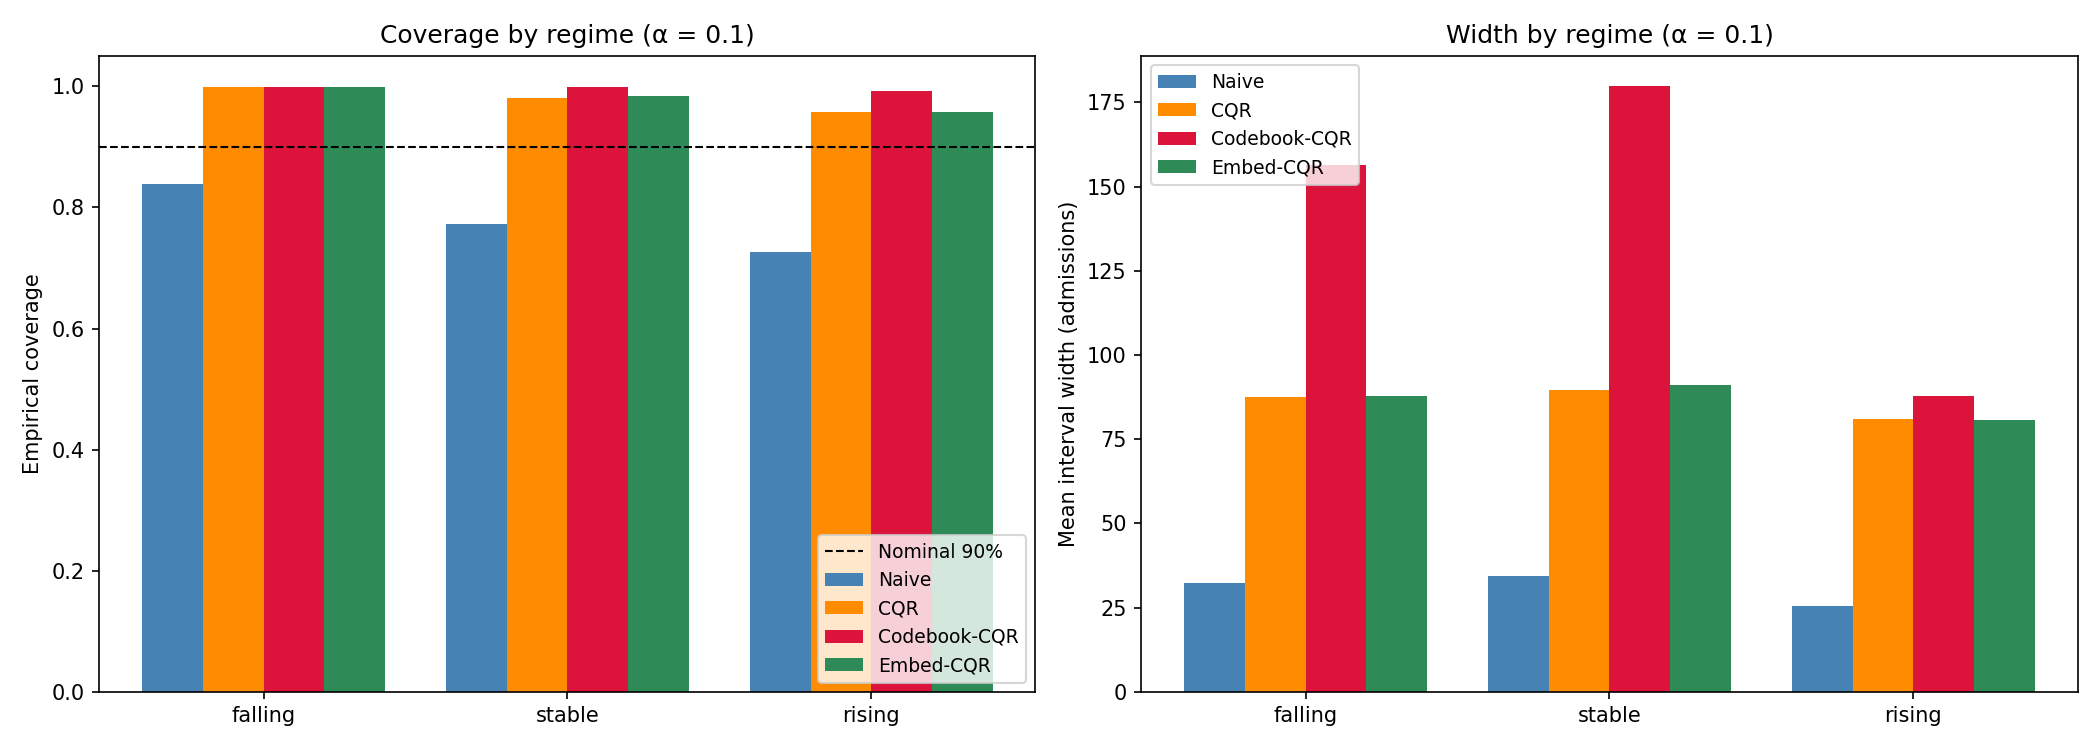

This chart was generated by the following Python code:
"""
Regime stratification (Experiment E2).

For a single α level, classify each test window by its recent dynamics
(falling / stable / rising) and report coverage and width per regime per method.

The thesis this supports:

  Plain CQR applies the same scalar correction Q̂ to every test point.
  Structure-aware methods (Codebook-CQR, Embed-CQR) adapt the effective
  correction based on what the model "knows" about the test context.
  We expect them to be tighter in *stable* regimes (where Chronos is
  confident and right) and to maintain coverage in *rising* / *falling*
  regimes (where surges and reversals make uncertainty larger).

Output
------
  regime_data.npz          — cached per-window (lo, hi, futures, regimes)
                              so reruns skip the expensive model passes.
  regime_table.csv         — coverage and width per (method, regime).
  regime_analysis.png      — coverage and width bar charts per regime.

Usage
-----
    python regime_analysis.py
    python regime_analysis.py --reset   # ignore cache and recompute
"""

import argparse
import os
import numpy as np
import torch
import matplotlib
matplotlib.use("Agg")
import matplotlib.pyplot as plt
import pandas as pd
from chronos import BaseChronosPipeline

from covid_dataset import load_hosp_wide, split_wide, to_tensor_list, make_all_windows
import method_naive
import method_cqr
import method_codebook_cqr
import method_embed_cqr
import evaluate

# ---------------------------------------------------------------------------
# Config
# ---------------------------------------------------------------------------

ALPHA       = 0.10
MODEL_ID    = "amazon/chronos-t5-small"
CONTEXT_LEN = 60
PRED_LEN    = 14
STRIDE      = 7
NUM_SAMPLES = 100
BATCH_SIZE  = 32

# Slope threshold: normalized daily change. 0.02 = 2% per day.
SLOPE_THRESH = 0.02
LOOKBACK     = 14

CACHE_PATH = "regime_data.npz"
TABLE_PATH = "regime_table.csv"
PLOT_PATH  = "regime_analysis.png"

REGIMES_ORDER = ["falling", "stable", "rising"]


# ---------------------------------------------------------------------------
# Regime tagger
# ---------------------------------------------------------------------------

def tag_regimes(contexts: np.ndarray, lookback: int = LOOKBACK,
                thresh: float = SLOPE_THRESH) -> np.ndarray:
    """
    Classify each context window by the slope of its last `lookback` days,
    normalized by the recent mean (so the threshold is in % per day).

      rising   :  slope / mean >  thresh
      falling  :  slope / mean < -thresh
      stable   :  |slope / mean| ≤ thresh

    Parameters
    ----------
    contexts : (N, context_len)
    lookback : how many recent days to fit the slope on
    thresh   : normalized slope threshold (units: per day)

    Returns
    -------
    regimes : (N,) string array
    """
    N = contexts.shape[0]
    slopes = np.zeros(N)

    for i in range(N):
        recent = contexts[i, -lookback:]
        valid  = ~np.isnan(recent)
        if valid.sum() < 3:
            continue
        x = np.arange(lookback)[valid].astype(float)
        y = recent[valid]
        m = y.mean()
        if m > 0:
            slopes[i] = np.polyfit(x, y, 1)[0] / m

    return np.where(slopes < -thresh, "falling",
            np.where(slopes >  thresh, "rising", "stable"))


# ---------------------------------------------------------------------------
# Stratified metrics
# ---------------------------------------------------------------------------

def stratified_metrics(lo, hi, futures, regimes) -> list[dict]:
    rows = []
    for reg in REGIMES_ORDER:
        mask = (regimes == reg)
        if mask.sum() == 0:
            rows.append({"regime": reg, "n": 0,
                         "coverage": np.nan, "width": np.nan})
            continue
        covered = (futures[mask] >= lo[mask]) & (futures[mask] <= hi[mask])
        rows.append({
            "regime":   reg,
            "n":        int(mask.sum()),
            "coverage": float(covered.mean()),
            "width":    float((hi[mask] - lo[mask]).mean()),
        })
    return rows


# ---------------------------------------------------------------------------
# Data + model
# ---------------------------------------------------------------------------

def run_all_methods(pipeline, cal_ctx, cal_fut, test_ctx, test_fut,
                    cal_embs, test_embs):
    """
    Run all four methods at the configured ALPHA. Returns dict
    method_name -> (lo, hi).
    """
    out = {}

    print("  Naive ...")
    lo, hi, _ = evaluate.run_naive(pipeline, test_ctx, test_fut, ALPHA)
    out["Naive"] = (lo, hi)

    print("  CQR ...")
    lo, hi, _ = evaluate.run_cqr(pipeline, cal_ctx, cal_fut, test_ctx, test_fut, ALPHA)
    out["CQR"] = (lo, hi)

    print("  Codebook-CQR ...")
    lo, hi, _ = evaluate.run_codebook_cqr(pipeline, cal_ctx, cal_fut, test_ctx, test_fut, ALPHA)
    out["Codebook-CQR"] = (lo, hi)

    print("  Embed-CQR ...")
    lo, hi, _ = evaluate.run_embed_cqr(
        pipeline, cal_ctx, cal_fut, test_ctx, test_fut,
        cal_embs, test_embs, ALPHA
    )
    out["Embed-CQR"] = (lo, hi)

    return out


def load_or_run(reset: bool):
    """Load cached per-window arrays, or recompute if cache missing or --reset."""
    if not reset and os.path.exists(CACHE_PATH):
        print(f"Loading cache: {CACHE_PATH}")
        data = np.load(CACHE_PATH, allow_pickle=True)
        results = {}
        for k in data.files:
            if k.endswith("_lo"):
                m = k[:-3]
                results[m] = (data[f"{m}_lo"], data[f"{m}_hi"])
        return results, data["futures"], data["regimes"]

    print("Loading data ...")
    wide = load_hosp_wide()
    _, cal_wide, test_wide = split_wide(wide)

    cal_tensors  = to_tensor_list(cal_wide)
    test_tensors = to_tensor_list(test_wide)
    cal_ctx,  cal_fut  = make_all_windows(cal_tensors,  CONTEXT_LEN, PRED_LEN, stride=STRIDE)
    test_ctx, test_fut = make_all_windows(test_tensors, CONTEXT_LEN, PRED_LEN, stride=STRIDE)
    print(f"Test windows: {test_ctx.shape[0]}")

    regimes = tag_regimes(test_ctx.numpy())
    counts  = pd.Series(regimes).value_counts().to_dict()
    print(f"Regime counts: {counts}")

    print(f"\nLoading Chronos: {MODEL_ID}")
    pipeline = BaseChronosPipeline.from_pretrained(
        MODEL_ID, device_map="auto", torch_dtype=torch.float32,
    )

    print("Computing embeddings ...")
    cal_embs  = method_embed_cqr.get_embeddings(pipeline, cal_ctx)
    test_embs = method_embed_cqr.get_embeddings(pipeline, test_ctx)

    print("Running methods ...")
    results = run_all_methods(pipeline, cal_ctx, cal_fut, test_ctx, test_fut,
                              cal_embs, test_embs)
    fut_np = test_fut.numpy()

    save_kwargs = {"futures": fut_np, "regimes": regimes}
    for m, (lo, hi) in results.items():
        save_kwargs[f"{m}_lo"] = lo
        save_kwargs[f"{m}_hi"] = hi
    np.savez(CACHE_PATH, **save_kwargs)
    print(f"Cached to {CACHE_PATH}")

    return results, fut_np, regimes


# ---------------------------------------------------------------------------
# Plotting
# ---------------------------------------------------------------------------

def plot_regime_analysis(df: pd.DataFrame):
    methods = df["method"].unique().tolist()
    fig, axes = plt.subplots(1, 2, figsize=(14, 5))

    x       = np.arange(len(REGIMES_ORDER))
    n_meth  = len(methods)
    bar_w   = 0.8 / n_meth

    colors = {
        "Naive":        "steelblue",
        "CQR":          "darkorange",
        "Codebook-CQR": "crimson",
        "Embed-CQR":    "seagreen",
    }

    for i, m in enumerate(methods):
        sub = df[df["method"] == m].set_index("regime").reindex(REGIMES_ORDER)
        offset = (i - (n_meth - 1) / 2) * bar_w
        axes[0].bar(x + offset, sub["coverage"], bar_w,
                    label=m, color=colors.get(m, None))
        axes[1].bar(x + offset, sub["width"],    bar_w,
                    label=m, color=colors.get(m, None))

    axes[0].axhline(1 - ALPHA, color="k", ls="--", lw=1,
                    label=f"Nominal {1-ALPHA:.0%}")
    axes[0].set_xticks(x)
    axes[0].set_xticklabels(REGIMES_ORDER)
    axes[0].set_ylabel("Empirical coverage")
    axes[0].set_ylim(0, 1.05)
    axes[0].set_title(f"Coverage by regime (α = {ALPHA})")
    axes[0].legend(loc="lower right", fontsize=9)

    axes[1].set_xticks(x)
    axes[1].set_xticklabels(REGIMES_ORDER)
    axes[1].set_ylabel("Mean interval width (admissions)")
    axes[1].set_title(f"Width by regime (α = {ALPHA})")
    axes[1].legend(loc="upper left", fontsize=9)

    fig.tight_layout()
    fig.savefig(PLOT_PATH, dpi=150)
    plt.close(fig)
    print(f"Saved {PLOT_PATH}")


# ---------------------------------------------------------------------------
# Main
# ---------------------------------------------------------------------------

def main(reset: bool = False):
    results, futures, regimes = load_or_run(reset=reset)

    rows = []
    for method, (lo, hi) in results.items():
        for stat in stratified_metrics(lo, hi, futures, regimes):
            rows.append({"method": method, **stat})

    df = pd.DataFrame(rows)
    df.to_csv(TABLE_PATH, index=False)

    print("\n=== Stratified results ===")
    print(df.to_string(index=False))

    plot_regime_analysis(df)


if __name__ == "__main__":
    parser = argparse.ArgumentParser()
    parser.add_argument("--reset", action="store_true",
                        help="Ignore cache and recompute everything")
    args = parser.parse_args()
    main(reset=args.reset)
